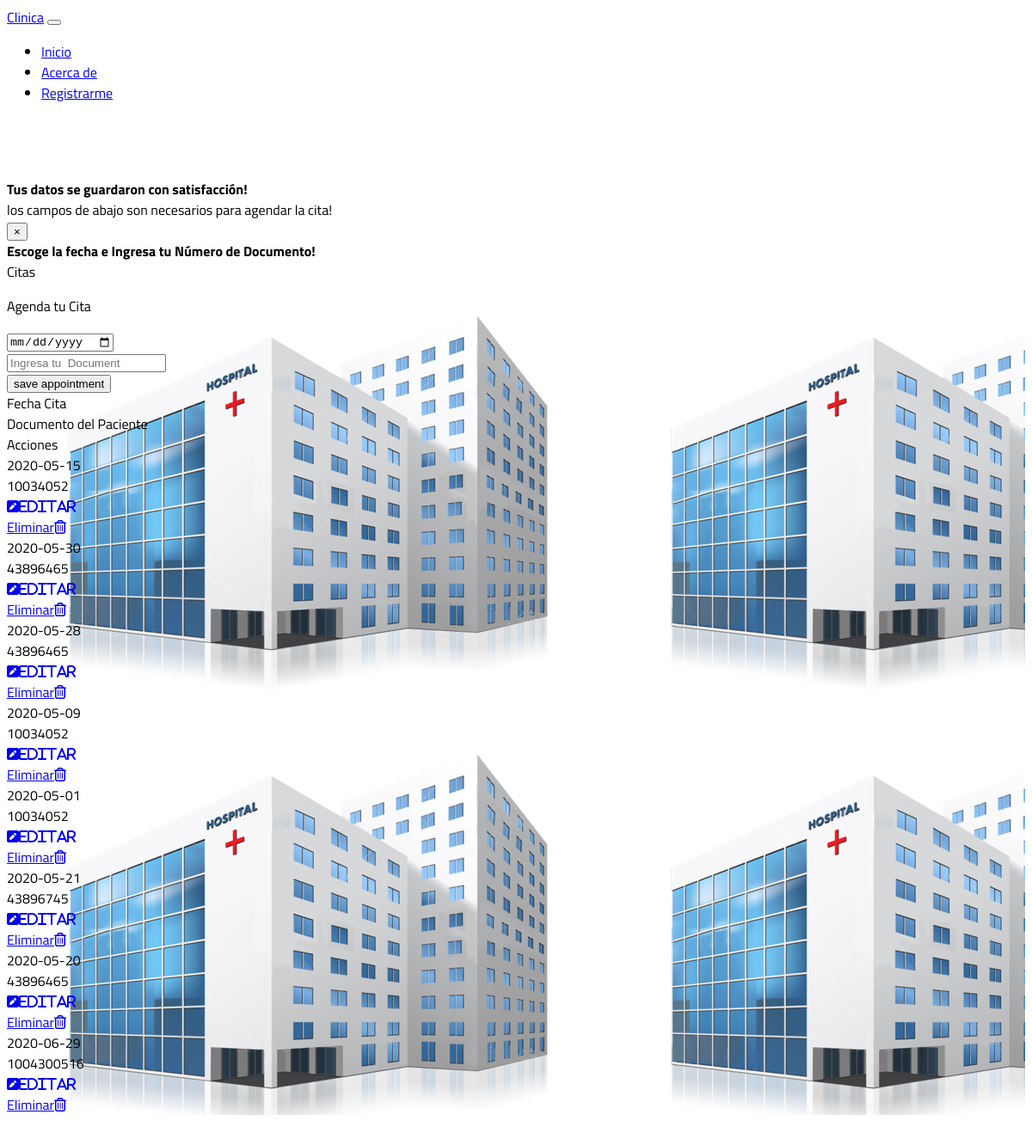
/create_patients.php, run on the app's committed database.
### tables this page shows
CREATE TABLE `medical_appointments` (
  `Id_cita` int(11) NOT NULL,
  `date` date NOT NULL,
  `document_patient` int(12) NOT NULL
);

### create_patients.php (the view, shortened to what this page needs)
<?php include_once('includes/header.php');  ?>
<br><br><br>
<div class="alert alert-info alert-dismissible fade show" role="alert">
    <strong class="h2">Tus datos se guardaron con satisfacción!</strong>
    <div class="text-info h5">los campos de abajo son necesarios para agendar la cita!</div>
    <button type="button" class="close" data-dismiss="alert" aria-label="Close">
        <span aria-hidden="true">&times;</span>
    </button>
</div>
<div class="alert alert-info alert-dismissible fade show" role="alert">
    <strong class="h5">Escoge la fecha e Ingresa tu Número de Documento!</strong>
</div>
<div class="text-center text-primary text-dark mt-5 h3 border border-success bg-info ">Citas</div>
<div class="container" id="contai">
    <div class="container">
        <div class="row">
            <div class="col col-sm-4 col-md-4 col-lg-4 col-xl-4">
                <div class="card card-body mt-3 mb-4">
                    <form action="save_appointment.php" method="post" onsubmit=" return Confirm_Ship();">
                        <p class="font-weight-bold h2 text-dark border border-success bg-info">Agenda tu Cita</p>
                        <div class="col">
                            <div class="form-group">
                                <input type="date" name="date" class="form-control" id="date" placeholder="Date" autofocus>
                            </div>
                        </div>
                        <div class="col">
                            <div class="form-group">
                                <input type="text" name="document_patient" class="form-control" id="documentpatient" placeholder="Ingresa tu  Document" autofocus>
                            </div>
                        </div>
                        <a href="add_patients.php"><input type="submit" class="btn btn-raised btn-success btn-block" name="save_Patient" value="save appointment" id="appointment" onclick="return confirm_appointment();"></a>
                    </form>
                </div>
            </div>
            <div class="col-12 col-sm-8 col-md-8 col-lg-8 col-xl-8 mt-5">
                <div class="container mt-3">
                    <form action="">
                        <div class="row justify-content-start">
                            <div class="col p-3 mb-1 text-info bg-dark">Fecha Cita</div>
                            <div class="col p-3 mb-1 text-info bg-dark">Documento del Paciente</div>
                            <div class="col p-3 mb-1 text-info bg-dark">Acciones</div>
                        </div>
                        <?php
                        try {
                            include_once('database\Connection.php');
                            $sql = "SELECT * FROM medical_appointments";
                            $result = $conn->query($sql);
                            if ($result->num_rows > 0) {
                                while ($row = $result->fetch_assoc()) {
                                    $colfile = "
                                    <div class=' justify-content-start'>
                                    <div class='row'>
                                    <div class='col  bg-transparent text-dark'>{$row['date']}</div>
                                    <div class='col  bg-transparent text-dark'>{$row['document_patient']}</div>
                                    <div class='text-center'>
                                    <div class='btn-group btn-group col'>
                                    <div class='col'><a href='Edit_appointment.php?id={$row['Id_cita']}' class='badge badge-pill badge-success  text-dark'><i class='fas fa-pen-square'>Editar</i></a></div>
                                    <div class='col'><a href='Delete_appointment.php?id={$row['Id_cita']}' class='badge badge-pill badge-danger text-dark' onclick='return AlertDelet();'>Eliminar<i class='far fa-trash-alt'></i></a></div>
                                    </div>
                                    </div>
                                    </div>
                                    </div>";
                                    echo $colfile;
                                }
                            }
                        } catch (Exception $ex) {
                            echo "Error";
                        }
                        ?>
                    </form>
                </div>
            </div>
        </div>
    </div>
</div>
<?php include_once('includes/footer.php'); ?>

### includes/header.php (shortened to what this page needs)
<!doctype html>
<html lang="en">
<head>
    <link rel="stylesheet" href="https://unpkg.com/bootstrap-material-design@4.1.1/dist/css/bootstrap-material-design.min.css">
    <link rel="stylesheet" href="css/style.css">
</head>
<body>
    <nav class="navbar navbar-expand-lg navbar-light bg-light fixed-top">
        <div class="container">
            <a class="navbar-brand" href="index.php">Clinica</a>
            <button class="navbar-toggler" type="button" data-toggle="collapse" data-target="#navbarNav" aria-controls="navbarNav" aria-expanded="false" aria-label="Toggle navigation">
            </button>
            <div class="collapse navbar-collapse" id="navbarNav">
                <ul class="navbar-nav ml-auto">
                    <li class="nav-item active">
                        <a class="nav-link" href="index.php">Inicio</a>
                    </li>
                    <li class="nav-item">
                        <a class="nav-link" href="#informations">Acerca de</a>
                    </li>
                    <li class="nav-item">
                        <a class="nav-link" href="add_patients.php">Registrarme</a>
                    </li>
                </ul>
            </div>
        </div>
    </nav>

### includes/footer.php (shortened to what this page needs)
</body>
</html>

### css/style.css (style rules this page uses)
body { font-family: 'Titillium Web', sans-serif; }
#contai { background-image: url(../img/hospital.png); }

### data on the page
medical_appointments: date "2020-05-15", document_patient "10034052"
medical_appointments: date "2020-05-30", document_patient "43896465"
medical_appointments: date "2020-05-28", document_patient "43896465"
medical_appointments: date "2020-05-09", document_patient "10034052"
medical_appointments: date "2020-05-01", document_patient "10034052"
medical_appointments: date "2020-05-21", document_patient "43896745"
medical_appointments: date "2020-05-20", document_patient "43896465"
medical_appointments: date "2020-06-29", document_patient "1004300516"
